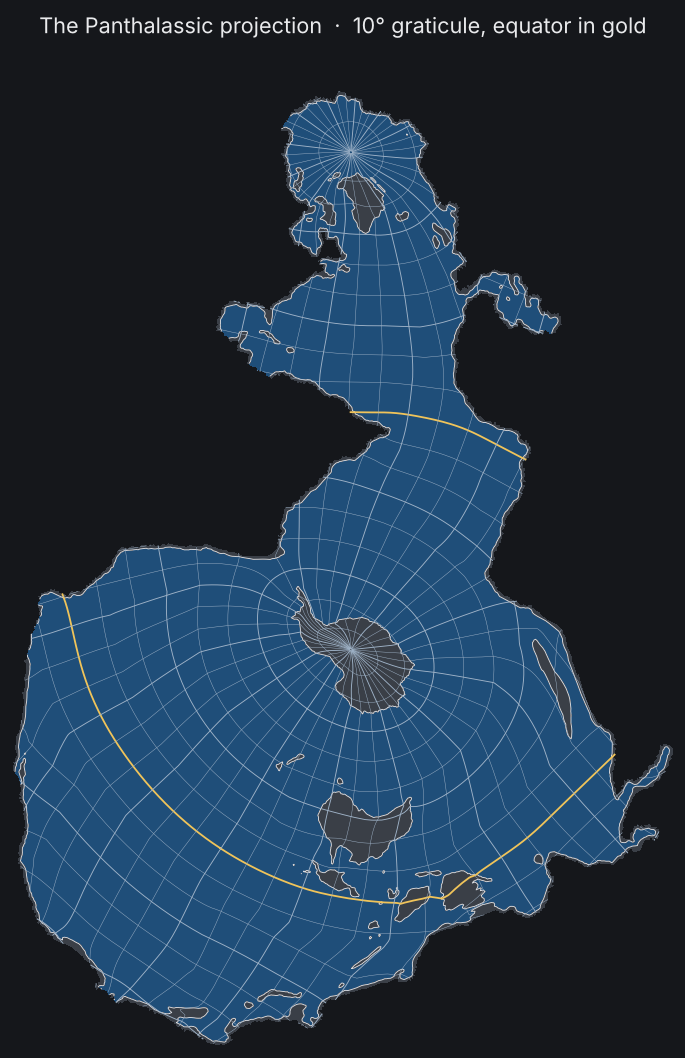
#> input picture assets/panthalassic_preview.png, 685 x 1058 px
$ python -i panthalassic.py   (imports and definitions only)
#> lines starting #> are read from the running program, lines starting #| are printed output that depends on the picture
#!/usr/bin/env python3
"""
The Panthalassic projection: an ocean-first world map computed by optimization.

The world ocean is drawn as one connected, crease-free surface on which the major
currents keep close to their true size and shape. There is no closed formula: a
triangle mesh of the globe is cut through the continents and flattened by
minimizing a weighted symmetric-Dirichlet distortion energy, with the boundary
currents, the equatorial band and the Antarctic Circumpolar Current weighted most.

Commands
  python panthalassic.py build   --land LAND [--level 6] [--iters 400] [--out panthalassic.npz]
  python panthalassic.py report  panthalassic.npz
  python panthalassic.py preview panthalassic.npz --land LAND [--png preview.png]
  python panthalassic.py web     panthalassic.npz [--json ocean_proj.json]

LAND is an equirectangular land mask (PNG or .npy; land = 1/white, water = 0/black,
row 0 at 90N, column 0 at 180W), or a GeoJSON of land polygons such as Natural
Earth's ne_50m_land.geojson (public domain), which is rasterized for you.

In Python
  from panthalassic import Panthalassic
  P = Panthalassic.load('panthalassic.npz')
  x, y = P.forward(lon, lat)      # degrees -> map units (1 unit = 1 Earth radius at true scale)
  lon, lat = P.inverse(x, y)      # NaN outside the map

Requires numpy and scipy; Pillow to read PNG masks; matplotlib for GeoJSON input and previews.
"""
import argparse, json, sys, time
import numpy as np
from scipy import sparse, ndimage as ndi
from scipy.sparse.csgraph import connected_components
from scipy.sparse.linalg import splu
from scipy.spatial import cKDTree

# ----------------------------------------------------------------------------- parameters
PARAMS = {
    'mesh_level': 6,                    # icosphere subdivisions: level 6 ~ 1 degree triangles (81,920 faces)
    'buffer_rings': 2,                  # rings of continent faces kept along every coast
    'mask_res_deg': 0.25,
    # narrow straits carved open so marginal seas join the world ocean: (lon, lat) segment ends
    'carve': [((-7.5, 35.9), (-3.5, 36.2)),      # Gibraltar
              ((42.6, 13.9), (44.2, 12.1)),      # Bab-el-Mandeb
              ((55.4, 26.4), (57.4, 26.0)),      # Hormuz
              ((9.5, 57.8), (12.6, 55.4)),       # Kattegat / Danish straits
              ((-66.0, 61.0), (-71.0, 62.6))],   # Hudson Strait
    # cut lines: forced to stay continent so the continents form one outer edge
    'cut': [((-97.5, 19.0), (-92.0, 15.5)), ((-92.0, 15.5), (-88.0, 13.5)), ((-88.0, 13.5), (-83.5, 9.8)),   # Central America
            ((-83.5, 9.8), (-79.5, 9.2)), ((-79.5, 9.2), (-77.2, 8.0)), ((-77.2, 8.0), (-76.5, 7.0)),       # Panama
            ((32.2, 29.8), (32.5, 31.4)), ((32.5, 31.4), (34.3, 31.3)),                                     # Suez / Sinai
            ((170.0, 67.6), (-177.0, 66.8)), ((-177.0, 66.8), (-169.0, 66.0)), ((-169.0, 66.0), (-161.5, 65.2))],  # Bering
    'segment_width_deg': 0.75,
    # points that must lie inside the continents that are cut away
    'continents': {'Eurasia': (90, 55), 'Africa': (20, 5), 'North America': (-100, 45), 'South America': (-60, -10)},
    'keep_seas': [(34, 43)],             # enclosed water bodies kept despite having no mesh-scale strait (Black Sea)
    # energy weights per face (relative to open ocean = 1)
    'w_key': 8.0, 'w_arctic': 0.3, 'w_marginal': 0.4, 'w_land': 0.02,
    'key_zones': {   # (lon0, lon1, lat0, lat1)
        'Gulf Stream': (-82, -40, 24, 46), 'Kuroshio': (118, 172, 20, 42), 'Agulhas': (15, 45, -44, -24),
        'Brazil-Malvinas': (-62, -35, -50, -20), 'East Australian': (148, 166, -42, -18), 'Somali': (40, 62, -6, 16),
        'Benguela': (4, 20, -36, -14), 'California': (-132, -108, 20, 46), 'Humboldt': (-88, -70, -42, -4),
        'Canary': (-26, -8, 12, 36), 'Labrador': (-66, -44, 42, 62), 'Oyashio': (140, 160, 38, 52)},
    'equatorial_band_deg': 12, 'acc_band': (-66, -40), 'arctic_from_lat': 70,
    'marginal': [(-6, 42, 30, 46), (10, 31, 53, 66), (-96, -76, 51, 66), (32, 44, 12, 30), (47, 57, 23, 31)],
    'overrides': [                       # (lon0, lon1, lat0, lat1, weight, 'ocean'|'land'), applied last
        (15, 45, -44, -24, 24.0, 'ocean'),      # Agulhas: the Cape corner otherwise swells to ~1.16x
        (-75, -50, -66, -52, 16.0, 'ocean'),    # Drake Passage: keeps the Agulhas fix from pushing distortion here
        (42, 51.5, -26.5, -11.5, 0.3, 'land')], # Madagascar: stop it ballooning into the Mozambique Channel
    'init_center': (-80.0, -65.0),       # azimuthal start, centred opposite a point inside Siberia
    'iters': 400, 'tol': 1e-6,
}

REPORT_POINTS = [('Gulf Stream', -68, 38), ('Kuroshio', 145, 35), ('Benguela', 12, -25), ('Agulhas', 25, -37),
                 ('Brazil', -45, -30), ('East Australian', 155, -30), ('California', -125, 35), ('Humboldt', -78, -20),
                 ('Equatorial Pacific W', 170, 0), ('Equatorial Pacific E', -120, 0), ('Equatorial Atlantic', -20, 0),
                 ('Equatorial Indian', 75, -2), ('ACC Drake Passage', -63, -58), ('ACC south of Africa', 20, -50),
                 ('ACC south of Australia', 130, -50), ('ACC South Pacific', -130, -58), ('Somali', 50, 5)]


# ----------------------------------------------------------------------------- sphere helpers
def sph(lon, lat):
    lon = np.radians(lon); lat = np.radians(lat)
    return np.stack([np.cos(lat) * np.cos(lon), np.cos(lat) * np.sin(lon), np.sin(lat)], -1)


def lonlat(P):
    P = P / np.linalg.norm(P, axis=-1, keepdims=True)
    return np.degrees(np.arctan2(P[..., 1], P[..., 0])), np.degrees(np.arcsin(np.clip(P[..., 2], -1, 1)))


def in_box(lon, lat, lo0, lo1, la0, la1):
    return (lon >= lo0) & (lon <= lo1) & (lat >= la0) & (lat <= la1)


# ----------------------------------------------------------------------------- land mask
def load_land(path, res=0.25):
    """Equirectangular land fraction, row 0 at 90N, column 0 at 180W."""
#> called with path = 'assets/panthalassic_preview.png', res = 0.25
    W, H = int(round(360 / res)), int(round(180 / res))
    if path.lower().endswith(('.geojson', '.json')):
        land = rasterize_geojson(path, W, H)
    elif path.lower().endswith('.npy'):
        land = np.load(path).astype(float)
    else:
        from PIL import Image
        im = Image.open(path).convert('L')
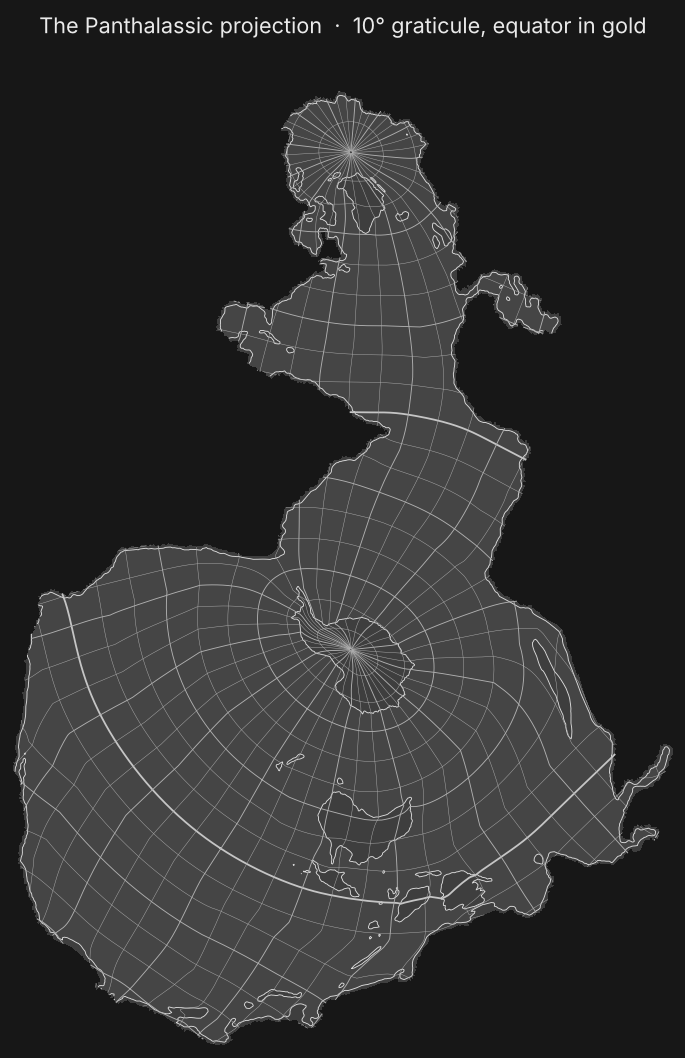
#> im: PIL image 685x1058 L; min 23, max 234, mean 47
        if im.size != (W, H):
            im = im.resize((W, H), Image.BILINEAR)
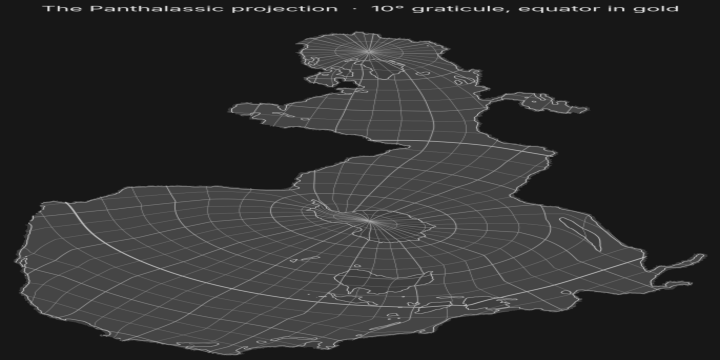
#> im: PIL image 1440x720 L (shown at 1/2 size); min 23, max 234, mean 47
        land = np.asarray(im, float) / 255.0
    if land.shape != (H, W):
        land = ndi.zoom(land, (H / land.shape[0], W / land.shape[1]), order=1)
    return fill_enclosed_seas(np.clip(land, 0, 1), res)


# [32 lines left out: function rasterize_geojson, not called in this run]


def fill_enclosed_seas(land, res, keep=None):
#> called with res = 0.25
    keep = PARAMS['keep_seas'] if keep is None else keep
    water = land < 0.5
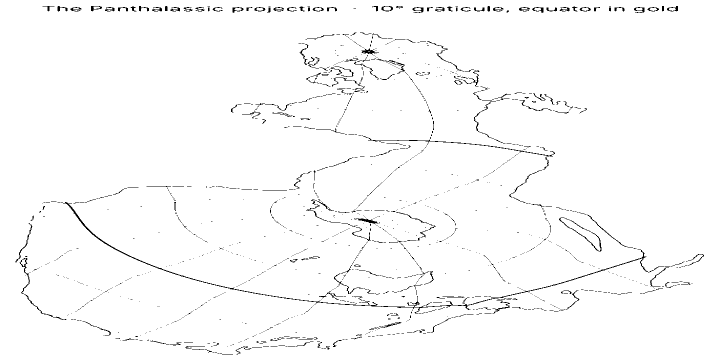
#> water: shape (720, 1440) bool (shown at 1/2 size); 98.1% white; black in thin lines or dots
    lab, n = ndi.label(water, structure=np.ones((3, 3)))
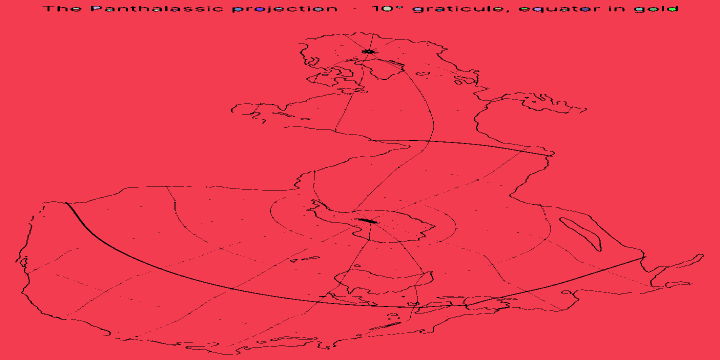
#> lab: shape (720, 1440) int32 (shown at 1/2 size); 26 distinct labels, from 0 to 25; one colour per label, 0 black
#> n = 25
    sizes = ndi.sum(water, lab, range(1, n + 1))
#> sizes = 25 values, max 1015839 at index 0, min 4 at index 22, mean 40672.7
    ok = np.zeros(n + 1, bool); ok[np.argmax(sizes) + 1] = True
    for lo, la in keep:
        ok[lab[int((90 - la) / res), int((lo + 180) / res)]] = True
    ok[0] = False
    return np.where(water & ~ok[lab], 1.0, land)


# [140 lines left out: functions sample_land, icosphere, face_adjacency, masked, near_segment, build_domain and 1 more, not called in this run]


# ----------------------------------------------------------------------------- optimizer (SLIM, symmetric Dirichlet)
class Flattener:
    """Minimizes sum_f w_f A_f (s1^2 + s1^-2 + s2^2 + s2^-2) over plane positions, keeping every triangle unflipped.

    Local/global iterations after Rabinovich et al., 'Scalable Locally Injective Mappings' (2017)."""

    # [27 lines left out: functions __init__, jac, energy, not called in this run]

    def lower_bound(self):
        return 4 * (self.w * self.area).sum()

    # [63 lines left out: functions _proxy, _max_step, run, azimuthal_start, not called in this run]


# ----------------------------------------------------------------------------- the projection object
class Panthalassic:
    """Piecewise-linear map from the sphere to the plane, stored on the optimized mesh.

    Map units: 1 = one Earth radius at true scale (6371 km). y points north-up on the page:
    the North Pole is placed straight above the South Pole."""

    # [14 lines left out: functions __init__, load, not called in this run]

    def save(self, path):
        np.savez_compressed(path, X=self.X, F=self.F, uv=self.uv, w=self.w, params=json.dumps(self.params))

    # [182 lines left out: functions forward, inverse, distortion, report, node_grid, orient and 5 more, not called in this run]


# [2 lines not run here, left out]

>>> result = load_land('assets/panthalassic_preview.png')
